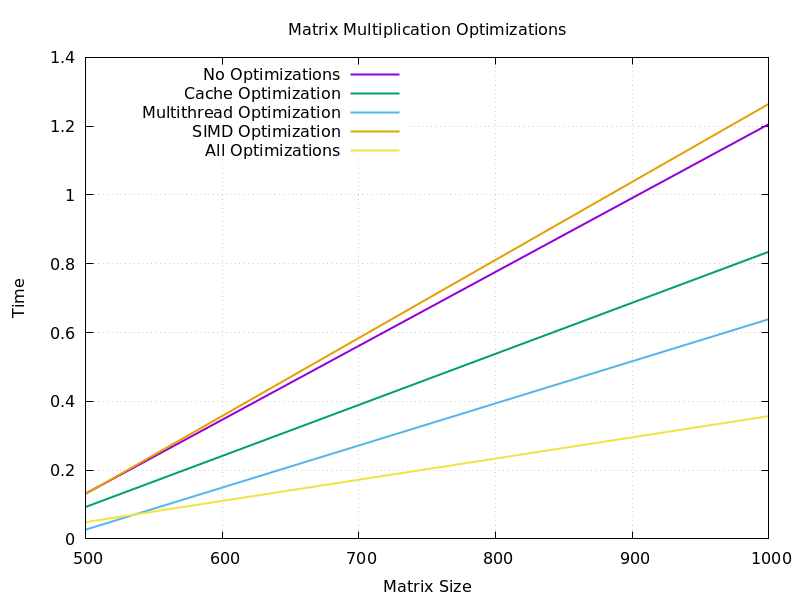

gnuplot code for this plot:
set title 'Matrix Multiplication Optimizations'
set xlabel 'Matrix Size'
set ylabel 'Time'
set ytics
set grid
set key inside left
set terminal pngcairo size 800,600
set output 'plot.png'
plot 'plot.dat' using 1:2 with lines title 'No Optimizations' lw 2 axis x1y1, \
     'plot.dat' using 1:3 with lines title 'Cache Optimization' lw 2 axis x1y1, \
     'plot.dat' using 1:4 with lines title 'Multithread Optimization' lw 2 axis x1y1, \
     'plot.dat' using 1:5 with lines title 'SIMD Optimization' lw 2 axis x1y1, \
     'plot.dat' using 1:6 with lines title 'All Optimizations' lw 2 axis x1y1
